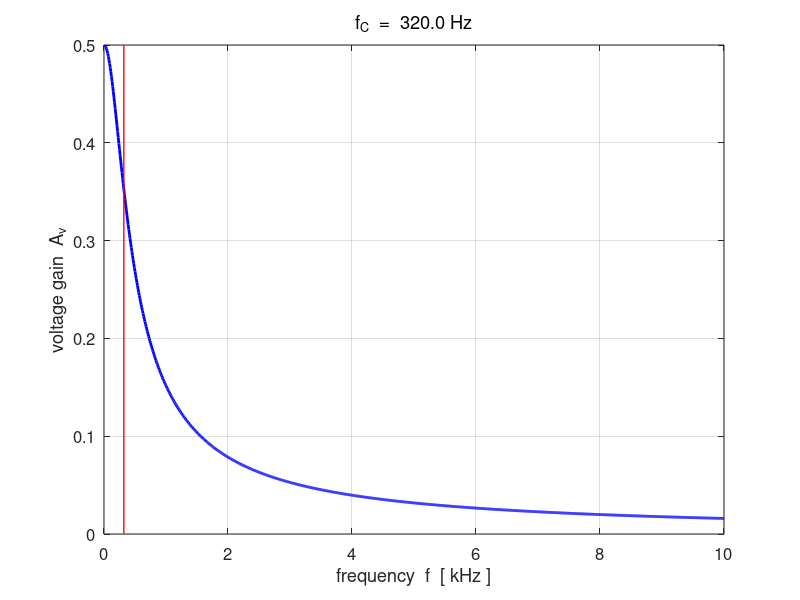
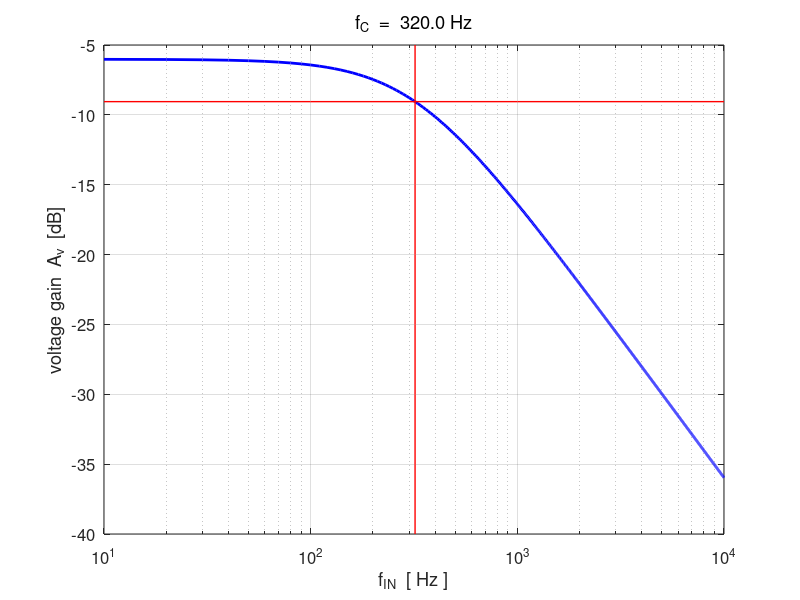
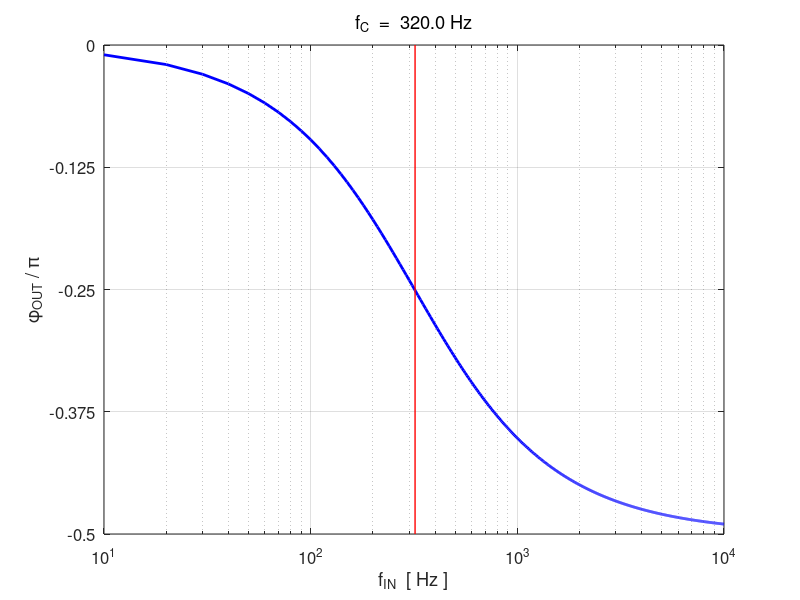
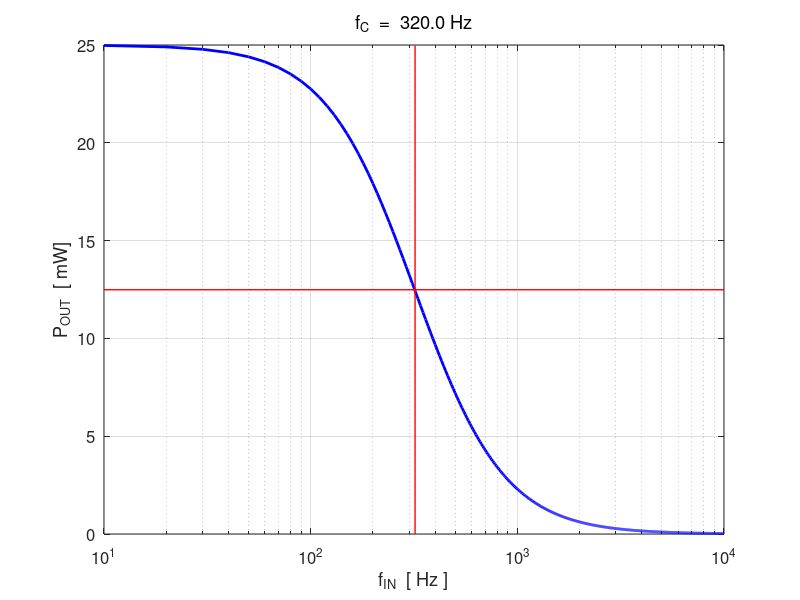

These figures' MATLAB source, in order:
% CacFilters1.m

% Modelling FILTER circuits
% 

% Ian Cooper
% School of Physics, University of Sydney
% email: ian.cooper@sydney.edu.au
% ../mphome.htm
% 180103 


clear all
close all
clc

% ========================================================================
%   INPUTS   default values [ ]
% =======================================================================
% set flagF:  flagF = 1 low pass filter  /  flagF = 2 high pass filter
   flagF = 1;
% series resistance Z1 [ 1e3 ohms] 
   R = 1000;
% capacitance Z2 [1.0e-6 F]
   C = 1e-6;
% output resistance Z3 [ 1e3 ohms]    
    R_OUT = 1e3;
% input peak voltage for apllied emf [10 V]   
    V_IN = 10;
% frequency range {N = 1000 fMIn = 10 Hz fMAx = 5e3 Hz]    
    N = 1000;
    fMin = 10;
    fMax = 10e3;
% input signal frequency fs for time domain graph [319.6897] Hz
    fs = 319.6897;
    fs = 10;
    
% =======================================================================  
%   CALCULATIONS
% =======================================================================   
   f = linspace(fMin,fMax, N); 
   w = (2*pi).*f;
   
% impedances
% low pass filter
   Z1 = R;                 % series resistance
   Z2 = -1i ./ (w .*C);    % capacitive impedance (reactance)

   % high pass filter   
   if flagF == 2
      Z1 = -1i ./ (w .*C);
      Z2 = R;
   end
   
   Z3 = R_OUT;             % output or load resistance
  
   Z4 = 1 ./ (1./Z2 + 1./Z3);    % parallel combination
   Z5 = Z1 + Z4;                % total circuit impedance

% currents [A] and voltages [V] 
   i1 = V_IN ./ Z5; i_IN = i1;
   v1 = i1 .* Z1;
   v2 = V_IN - v1; v3 = v2; v_OUT = v2;
   i2 = v2 ./ Z2; 
   i3 = v3 ./ Z3; i_OUT = i3; 
   
% Magnitudes: currents [mA] and voltages [V]
   V1 = abs(v1);
   V2 = abs(v2);
   V3 = V2;
   V_OUT = V2;
   I1 = 1e3.*abs(i1); I_IN = I1;
   I2 = 1e3.*abs(i2);
   I3 = 1e3.*abs(i3);
   I_OUT = I3;
   
% Phases   [rad /pi]
     phi_1   = angle(v1)./pi;
     phi_2   = angle(v2)./pi;
     phi_3   = angle(v3)./pi;
     phi_OUT = phi_3;
     
     theta_1 = angle(i1)./pi; 
     theta_2 = angle(i2)./pi;
     theta_3 = angle(i3)./pi;
 
% Powers  [mW]
     P1 = V1.*I1;
     P2 = V2.*I2;
     P3 = V3.*I3; P_OUT = P3;
     P_IN = V_IN .* I_IN;

% Voltage gain Av and -3dB point
    Av = V_OUT ./ V_IN;
    AvdB = real(20*log10(Av));
    
    AvdB_max = max(AvdB);
    AvdB_3 = AvdB_max-3;
    K = find(AvdB < AvdB_3,1);
    if flagF == 2
      K = find(AvdB > AvdB_3,1);
    end
    fC = f(K);
    AvdB_C = AvdB(K);
    
% =======================================================================   
% TIME DOMAIN    select source frequency fs
% =======================================================================
    
    KK = find(f > fs,1);
    Ns = 1000;
    ws = 2*pi*fs;
    Ts = 1/fs;
    tMin = 0;
    tMax = 3*Ts;
    t = linspace(tMin,tMax,Ns);
 % input signal emf   
    emf = real(V_IN .* exp(1j*ws*t));
 % output or load voltage
    vLoad = real(abs(V3(KK)) .* exp(1j*(ws*t + pi*phi_3(KK))));
   
    
% =======================================================================
%   GRAPHICS
% =======================================================================

figure(1)   % Av vs f -----------------------------------------------
   pos = [0.07 0.05 0.25 0.28];
   set(gcf,'Units','normalized');
   set(gcf,'Position',pos);
   set(gcf,'color','w');
   fss = 12;
   xP = f/1e3; yP = Av;        
   plot(xP, yP,'b','linewidth',2); 
   hold on
   xP = 1e-3.*[fC fC]; yP = [0 max(Av)];
   plot(xP, yP,'r','linewidth',1);
   grid on
   xlabel('frequency  f  [ kHz ]')
   ylabel('voltage gain  A_v');
   tm1 = 'f_C  =  ';
   tm2 = num2str(fC, '%4.1f Hz \n');
   tm = [tm1 tm2];
   title(tm,'fontweight','normal');
   set(gca,'fontsize',fss)
   
figure(2)   % Av vs log(f) ----------------------------------------------
   pos = [0.33 0.05 0.25 0.28];
   set(gcf,'Units','normalized');
   set(gcf,'Position',pos);
   set(gcf,'color','w');
   fss = 12;
   xP = f; yP = AvdB;        
   semilogx(xP, yP,'b','linewidth',2); 
   hold on
   xP = fC.*ones(length(yticks),1);
   yP = yticks;
   semilogx(xP, yP,'r','linewidth',1);
   yP = AvdB_C.*ones(length(xticks),1);
   xP = xticks;
   semilogx(xP, yP,'r','linewidth',1);
   
   grid on
   xlabel('f_{IN}  [ Hz ]');
   ylabel('voltage gain  A_v  [dB]');
   tm1 = 'f_C  =  ';
   tm2 = num2str(fC, '%4.1f Hz \n');
   tm = [tm1 tm2];
   title(tm,'fontweight','normal');
   set(gca,'fontsize',fss) 
   
   
figure(3)   % output phase vs log10(f) ----------------------------------
   pos = [0.59 0.05 0.25 0.28];
   set(gcf,'Units','normalized');
   set(gcf,'Position',pos);
   set(gcf,'color','w');
   fss = 12;
   xP = f; yP = phi_OUT;        
   semilogx(xP, yP,'b','linewidth',2);
   hold on
   xP = [fC fC];
   yP = [-0.5 0];
   if flagF == 2
     yP = [0 0.5];
   end
   semilogx(xP, yP,'r','linewidth',1);
   grid on
   xlabel('f_{IN}  [ Hz ]');
   ylabel('\phi_{OUT} / \pi');
   tm1 = 'f_C  =  ';
   tm2 = num2str(fC, '%4.1f Hz \n');
   tm = [tm1 tm2];
   title(tm,'fontweight','normal');
   set(gca,'fontsize',fss)  
   set(gca,'yTIck',-0.5:0.125:0);
   if flagF == 2
   set(gca,'yTIck',0:0.125:0.5);
   end
   
 figure(4)   % output power  [mW] ----------------------------------
   pos = [0.07 0.42 0.25 0.28];
   set(gcf,'Units','normalized');
   set(gcf,'Position',pos);
   set(gcf,'color','w');
   fss = 12;
   xP = f; yP = P_OUT;        % capacitve reactance
   semilogx(xP, yP,'b','linewidth',2);
   hold on
   xP = [fC fC]; yP = [0 max(P_OUT)];
   semilogx(xP, yP,'r','linewidth',1);
   
   yP = max(P_OUT)/2.*ones(length(xticks),1);
   xP = xticks;
   semilogx(xP, yP,'r','linewidth',1);
   
   grid on
   xlabel('f_{IN}  [ Hz ]');
   ylabel('P_{OUT}  [ mW]');
   tm1 = 'f_C  =  ';
   tm2 = num2str(fC, '%4.1f Hz \n');
   tm = [tm1 tm2];
   title(tm,'fontweight','normal');
   set(gca,'fontsize',fss)  
   
  figure(5)   % time domain: voltages  -------------------------------------
   pos = [0.33 0.42 0.25 0.28];
   set(gcf,'Units','normalized');
   set(gcf,'Position',pos);
   set(gcf,'color','w');
   
   xP = 1e3.*t; yP = emf;        
   plot(xP, yP,'b','linewidth',2);   
   hold on
   yP = vLoad;
   plot(xP, yP,'r','linewidth',2); 
   legend(' emf',' v_{OUT}');
   grid on
   xlabel('time t  [ ms ]')
   ylabel('voltages  V  [ V ]');
   
    tm1 = 'f_{IN}  =  ';
    tm2 = num2str(fs, '%3.0f \n');
    tm3 = ' Hz';
    tm4 = '   \phi_{OUT} / \pi =  ';
    tm5 = num2str(phi_OUT(KK), '%3.2f \n');
    tm6 = ' ';
    tm = [tm1 tm2 tm3 tm4 tm5 tm6];
    h_tm = title(tm,'fontWeight','normal');
    set(h_tm,'fontsize',fss);
    set(gca,'fontsize',fss)      
 
   
   
